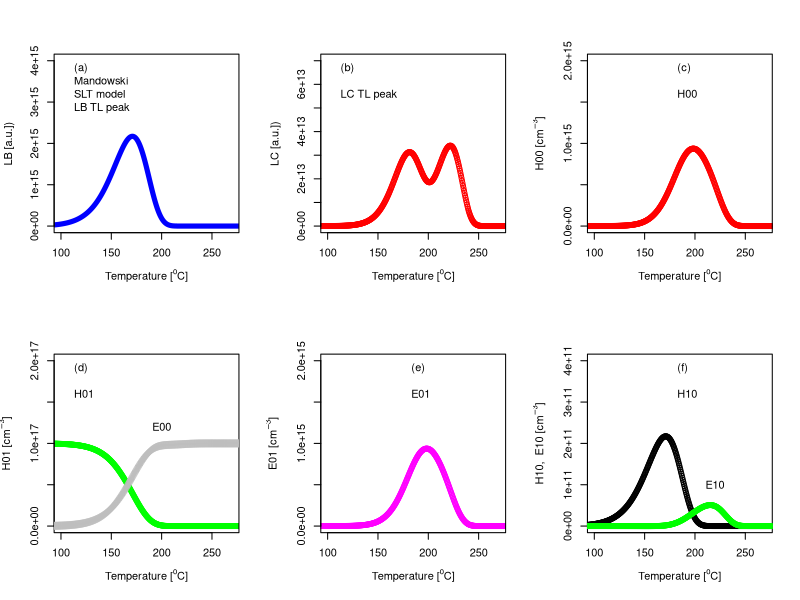

Recreate this plot in R.
# Mandowski SLT model: simulation of TL experiment
rm(list=ls())
library("deSolve")
TLMandowski <- function(t, x, parms) {
  with(as.list(c(parms, x)), {
    dH01<- -(s*exp(-E/(kb*(273+hr*t)))+C*(H00-E01-E10))*H01+A*H10
    dH10 <- s*exp(-E/(kb*(273+hr*t)))*H01-(A+B+sv*exp(-Ev/(kb*
                                                             (273+hr*t)))+C*(H00-E01-E10))*H10
    dH00<-sv*exp(-Ev/(kb*(273+hr*t)))*H10-C*(H00-E01-E10)*H00
    dE01<-C*(H00-E01-E10)*H01-s*exp(-E/(kb*(273+hr*t)))*E01+A*E10
    dE10<-C*(H00-E01-E10)*H10+s*exp(-E/(kb*(273+hr*t)))*E01-
      (A+sv*exp(-Ev/(kb*(273+hr*t))))*E10
    dE00<-B*H10+C*(H00-E01-E10)*H00+sv*exp(-Ev/(kb*(273+hr*t)))*E10                                                
    res <- c(dH01,dH10,dH00,dE01,dE10,dE00)
    list(res)  })}
enVar<-function(en){
  parms  <- c(E =en, s=1e10, sv=1e10, kb=8.617*10^-5,
              hr=1, C=C,B=B,Ev=0.7,A=2*10^4)
  y <- xstart <- c(H01 = 10^17,   H10=0,H00=0,E10=0,E01=0,E00=0)
  out <-  ode(xstart, times, TLMandowski, parms, method = "lsoda", 
              atol = 1,rtol=1) }
C<-1e-10
B<-1e4
temps<-times  <- seq(0, 360,by=.5)
Lc<-Lb<-matrix(NA,nrow=length(times),ncol=4)
areaLb<-areaLc<-vector(length=4)
en<-.95
a<-enVar(en)
Lc<-(C*(a[,"H00"]-a[,"E01"]-a[,"E10"])*
       (a[,"H10"]+a[,"H01"]+a[,"H00"]))
Lb<-B*a[,"H10"]
areaLc<-sum(Lc)*0.5
areaLb<-sum(Lb)*0.5
par(mfrow=c(2,3))
xlabs=expression("Temperature ["^"o"*"C]")
plot(temps,Lb,typ="l",xlim=c(100,270),ylim=c(0,4e15),col="blue",
     pch=1,xlab=expression("Temperature ["^"o"*"C]"),lwd=5,
     ylab="LB [a.u.])")
legend("topleft",bty="n",col="red",
       legend=c("(a)","Mandowski","SLT model","LB TL peak"))
plot(temps,Lc,typ="o",xlim=c(100,270),ylim=c(0,.7e14),col="red",
     xlab=xlabs,ylab="LC [a.u.])")
legend("topleft",bty="n",col="red",
       legend=c("(b)"," ","LC TL peak"))
plot(temps,a[,"H00"],typ="o",xlim=c(100,270),ylim=c(0,2e15),
     xlab=xlabs,ylab=expression("H00 [cm"^-3*"]"),col="red",pch=1)
legend("top",bty="n",c("(c)"," ","H00"))
plot(temps,a[,"H01"],typ="o",xlim=c(100,270),ylim=c(0,2e17),
     xlab=xlabs,ylab=expression("H01 [cm"^-3*"]"),col="green")
lines(temps,a[,"E00"],typ="o",col="gray",pch=3)
legend("topleft",bty="n",c("(d)"," ","H01"))
text(200,1.2e17,"E00")
plot(temps,a[,"E01"],typ="o",xlim=c(100,270),ylim=c(0,2e15),
     xlab=xlabs,ylab=expression("E01 [cm"^-3*"]"),col="magenta")
legend("top",bty="n",c("(e)"," ","E01"))
plot(temps,a[,"H10"],typ="o",xlim=c(100,270),ylim=c(0,4e11),
     col="black",xlab=xlabs,ylab=expression("H10,  E10 [cm"^-3*"]"))
lines(temps,a[,"E10"],typ="o",col="green",)
legend("top",bty="n",c("(f)"," ","H10"))
text(220,1e11, "E10")
